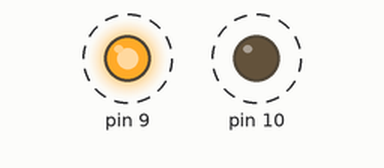
A sketch run on a simulated Arduino Uno, built with avr-gcc and run on an emulated ATmega328P. Shown: output pins drawn as LEDs (lit = HIGH). Dashed ring = blinking.

Above: at 0.4 s.
Timing chart, 0 to 3.0 s (numbered marks = the images above):
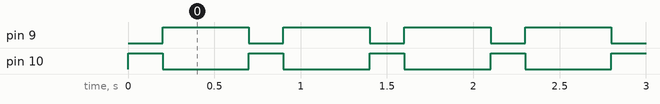

The sketch:

primeiroComProtoboard.ino
```cpp
void setup() {
  // put your setup code here, to run once:

  pinMode(10, OUTPUT);
  pinMode(9, OUTPUT);
}

void loop() {
  // put your main code here, to run repeatedly:

  int intervaloPisca1;
  int intervaloPisca2;
  intervaloPisca1 = 200;
  intervaloPisca2 = 500;

  digitalWrite(10,HIGH);
  digitalWrite(9, LOW);
  delay(intervaloPisca1);
  digitalWrite(10, LOW);
  digitalWrite(9,HIGH);
  delay(intervaloPisca2);


}
```

Measured:
- by itself, pin 9: alternates HIGH for 0.50 s and LOW for 0.20 s
- by itself, pin 10: alternates HIGH for 0.20 s and LOW for 0.50 s
